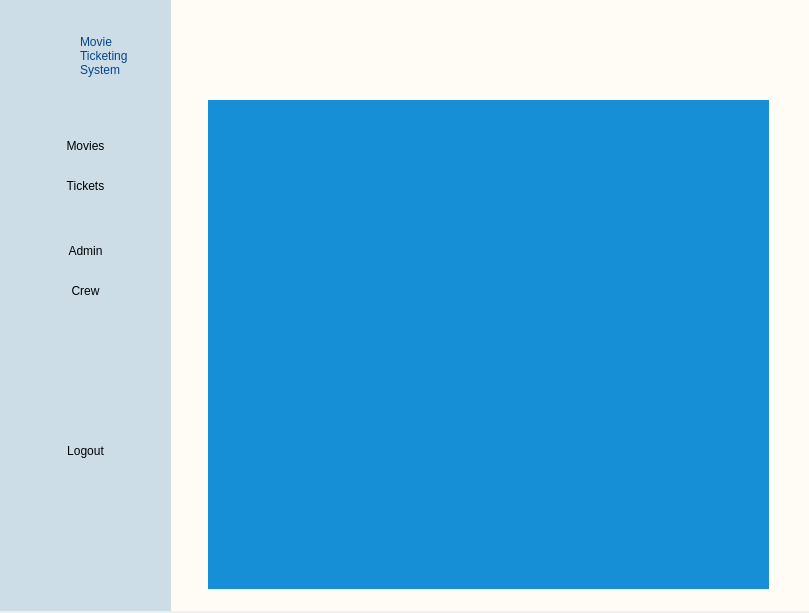
<?xml version="1.0" encoding="UTF-8"?>
<ui version="4.0">
 <class>MainWindow</class>
 <widget class="QMainWindow" name="MainWindow">
  <property name="geometry">
   <rect>
    <x>0</x>
    <y>0</y>
    <width>809</width>
    <height>613</height>
   </rect>
  </property>
  <property name="windowTitle">
   <string>MainWindow</string>
  </property>
  <widget class="QWidget" name="centralwidget">
   <widget class="QWidget" name="navigationBG" native="true">
    <property name="geometry">
     <rect>
      <x>0</x>
      <y>0</y>
      <width>171</width>
      <height>611</height>
     </rect>
    </property>
    <property name="styleSheet">
     <string notr="true">#navigationBG {
background-color: #ccdde8;

}

</string>
    </property>
    <widget class="QLabel" name="systemLabel">
     <property name="geometry">
      <rect>
       <x>80</x>
       <y>15</y>
       <width>71</width>
       <height>81</height>
      </rect>
     </property>
     <property name="styleSheet">
      <string notr="true">#systemLabel {
font: 75 12pt &quot;MS Shell Dlg 2&quot;;
color: #034488;
}</string>
     </property>
     <property name="text">
      <string>Movie
Ticketing
System</string>
     </property>
     <property name="alignment">
      <set>Qt::AlignLeading|Qt::AlignLeft|Qt::AlignVCenter</set>
     </property>
    </widget>
    <widget class="QPushButton" name="pushButton">
     <property name="geometry">
      <rect>
       <x>20</x>
       <y>30</y>
       <width>71</width>
       <height>51</height>
      </rect>
     </property>
     <property name="text">
      <string/>
     </property>
     <property name="icon">
      <iconset>
       <normaloff>../img/icon.png</normaloff>../img/icon.png</iconset>
     </property>
     <property name="iconSize">
      <size>
       <width>50</width>
       <height>50</height>
      </size>
     </property>
     <property name="flat">
      <bool>true</bool>
     </property>
    </widget>
    <widget class="QPushButton" name="movieButton">
     <property name="geometry">
      <rect>
       <x>20</x>
       <y>130</y>
       <width>131</width>
       <height>31</height>
      </rect>
     </property>
     <property name="text">
      <string>Movies</string>
     </property>
     <property name="icon">
      <iconset>
       <normaloff>../img/movies.png</normaloff>../img/movies.png</iconset>
     </property>
     <property name="iconSize">
      <size>
       <width>40</width>
       <height>40</height>
      </size>
     </property>
     <property name="flat">
      <bool>true</bool>
     </property>
    </widget>
    <widget class="QPushButton" name="ticketsButton">
     <property name="geometry">
      <rect>
       <x>20</x>
       <y>170</y>
       <width>131</width>
       <height>31</height>
      </rect>
     </property>
     <property name="text">
      <string>Tickets</string>
     </property>
     <property name="icon">
      <iconset>
       <normaloff>../img/tickets.png</normaloff>../img/tickets.png</iconset>
     </property>
     <property name="iconSize">
      <size>
       <width>40</width>
       <height>40</height>
      </size>
     </property>
     <property name="flat">
      <bool>true</bool>
     </property>
    </widget>
    <widget class="QPushButton" name="adminButton">
     <property name="geometry">
      <rect>
       <x>20</x>
       <y>230</y>
       <width>131</width>
       <height>41</height>
      </rect>
     </property>
     <property name="text">
      <string>Admin</string>
     </property>
     <property name="icon">
      <iconset>
       <normaloff>../img/admin.png</normaloff>../img/admin.png</iconset>
     </property>
     <property name="iconSize">
      <size>
       <width>40</width>
       <height>40</height>
      </size>
     </property>
     <property name="flat">
      <bool>true</bool>
     </property>
    </widget>
    <widget class="QPushButton" name="crewButton">
     <property name="geometry">
      <rect>
       <x>20</x>
       <y>270</y>
       <width>131</width>
       <height>41</height>
      </rect>
     </property>
     <property name="text">
      <string>Crew</string>
     </property>
     <property name="icon">
      <iconset>
       <normaloff>../img/crew.png</normaloff>../img/crew.png</iconset>
     </property>
     <property name="iconSize">
      <size>
       <width>40</width>
       <height>40</height>
      </size>
     </property>
     <property name="flat">
      <bool>true</bool>
     </property>
    </widget>
    <widget class="QPushButton" name="logoutButton">
     <property name="geometry">
      <rect>
       <x>20</x>
       <y>430</y>
       <width>131</width>
       <height>41</height>
      </rect>
     </property>
     <property name="text">
      <string>Logout</string>
     </property>
     <property name="icon">
      <iconset>
       <normaloff>../img/logout.png</normaloff>../img/logout.png</iconset>
     </property>
     <property name="iconSize">
      <size>
       <width>40</width>
       <height>40</height>
      </size>
     </property>
     <property name="flat">
      <bool>true</bool>
     </property>
    </widget>
   </widget>
   <widget class="QWidget" name="mainBG" native="true">
    <property name="geometry">
     <rect>
      <x>160</x>
      <y>0</y>
      <width>651</width>
      <height>611</height>
     </rect>
    </property>
    <property name="styleSheet">
     <string notr="true">#mainBG {
background-color: #fffcf6;

}

</string>
    </property>
    <widget class="QLabel" name="label">
     <property name="geometry">
      <rect>
       <x>30</x>
       <y>10</y>
       <width>241</width>
       <height>81</height>
      </rect>
     </property>
     <property name="text">
      <string/>
     </property>
     <property name="pixmap">
      <pixmap>../img/moviesHeader.png</pixmap>
     </property>
     <property name="scaledContents">
      <bool>true</bool>
     </property>
    </widget>
    <widget class="QPushButton" name="addButton">
     <property name="geometry">
      <rect>
       <x>460</x>
       <y>60</y>
       <width>41</width>
       <height>41</height>
      </rect>
     </property>
     <property name="text">
      <string/>
     </property>
     <property name="icon">
      <iconset>
       <normaloff>../img/addticket.png</normaloff>../img/addticket.png</iconset>
     </property>
     <property name="iconSize">
      <size>
       <width>30</width>
       <height>30</height>
      </size>
     </property>
     <property name="flat">
      <bool>true</bool>
     </property>
    </widget>
    <widget class="QPushButton" name="editButton">
     <property name="geometry">
      <rect>
       <x>500</x>
       <y>60</y>
       <width>41</width>
       <height>41</height>
      </rect>
     </property>
     <property name="text">
      <string/>
     </property>
     <property name="icon">
      <iconset>
       <normaloff>../img/editTicket.png</normaloff>../img/editTicket.png</iconset>
     </property>
     <property name="iconSize">
      <size>
       <width>30</width>
       <height>30</height>
      </size>
     </property>
     <property name="flat">
      <bool>true</bool>
     </property>
    </widget>
    <widget class="QPushButton" name="deleteButton">
     <property name="geometry">
      <rect>
       <x>537</x>
       <y>60</y>
       <width>41</width>
       <height>41</height>
      </rect>
     </property>
     <property name="text">
      <string/>
     </property>
     <property name="icon">
      <iconset>
       <normaloff>../img/deleteTicket.png</normaloff>../img/deleteTicket.png</iconset>
     </property>
     <property name="iconSize">
      <size>
       <width>30</width>
       <height>30</height>
      </size>
     </property>
     <property name="flat">
      <bool>true</bool>
     </property>
    </widget>
    <widget class="QStackedWidget" name="stackedWidget">
     <property name="geometry">
      <rect>
       <x>48</x>
       <y>100</y>
       <width>561</width>
       <height>489</height>
      </rect>
     </property>
     <property name="styleSheet">
      <string notr="true">#stackedWidget{
background-color: #178fd6;
}</string>
     </property>
     <property name="currentIndex">
      <number>0</number>
     </property>
     <widget class="QWidget" name="page">
      <widget class="QWidget" name="gridLayoutWidget">
       <property name="geometry">
        <rect>
         <x>0</x>
         <y>0</y>
         <width>561</width>
         <height>491</height>
        </rect>
       </property>
       <layout class="QGridLayout" name="gridLayout">
        <property name="leftMargin">
         <number>0</number>
        </property>
        <property name="topMargin">
         <number>0</number>
        </property>
        <property name="verticalSpacing">
         <number>0</number>
        </property>
       </layout>
      </widget>
     </widget>
     <widget class="QWidget" name="page_3"/>
     <widget class="QWidget" name="page_2"/>
    </widget>
    <widget class="QPushButton" name="prevButton">
     <property name="geometry">
      <rect>
       <x>17</x>
       <y>360</y>
       <width>31</width>
       <height>31</height>
      </rect>
     </property>
     <property name="text">
      <string/>
     </property>
     <property name="icon">
      <iconset>
       <normaloff>../../../../Desktop/MOVIE TICKETING SYSTEM/img/prev.png</normaloff>../../../../Desktop/MOVIE TICKETING SYSTEM/img/prev.png</iconset>
     </property>
     <property name="iconSize">
      <size>
       <width>35</width>
       <height>35</height>
      </size>
     </property>
     <property name="flat">
      <bool>true</bool>
     </property>
    </widget>
    <widget class="QPushButton" name="nextButton">
     <property name="geometry">
      <rect>
       <x>610</x>
       <y>360</y>
       <width>31</width>
       <height>31</height>
      </rect>
     </property>
     <property name="text">
      <string/>
     </property>
     <property name="icon">
      <iconset>
       <normaloff>../../../../Desktop/MOVIE TICKETING SYSTEM/img/next.png</normaloff>../../../../Desktop/MOVIE TICKETING SYSTEM/img/next.png</iconset>
     </property>
     <property name="iconSize">
      <size>
       <width>35</width>
       <height>35</height>
      </size>
     </property>
     <property name="flat">
      <bool>true</bool>
     </property>
    </widget>
   </widget>
   <zorder>mainBG</zorder>
   <zorder>navigationBG</zorder>
  </widget>
 </widget>
 <resources/>
 <connections/>
</ui>
